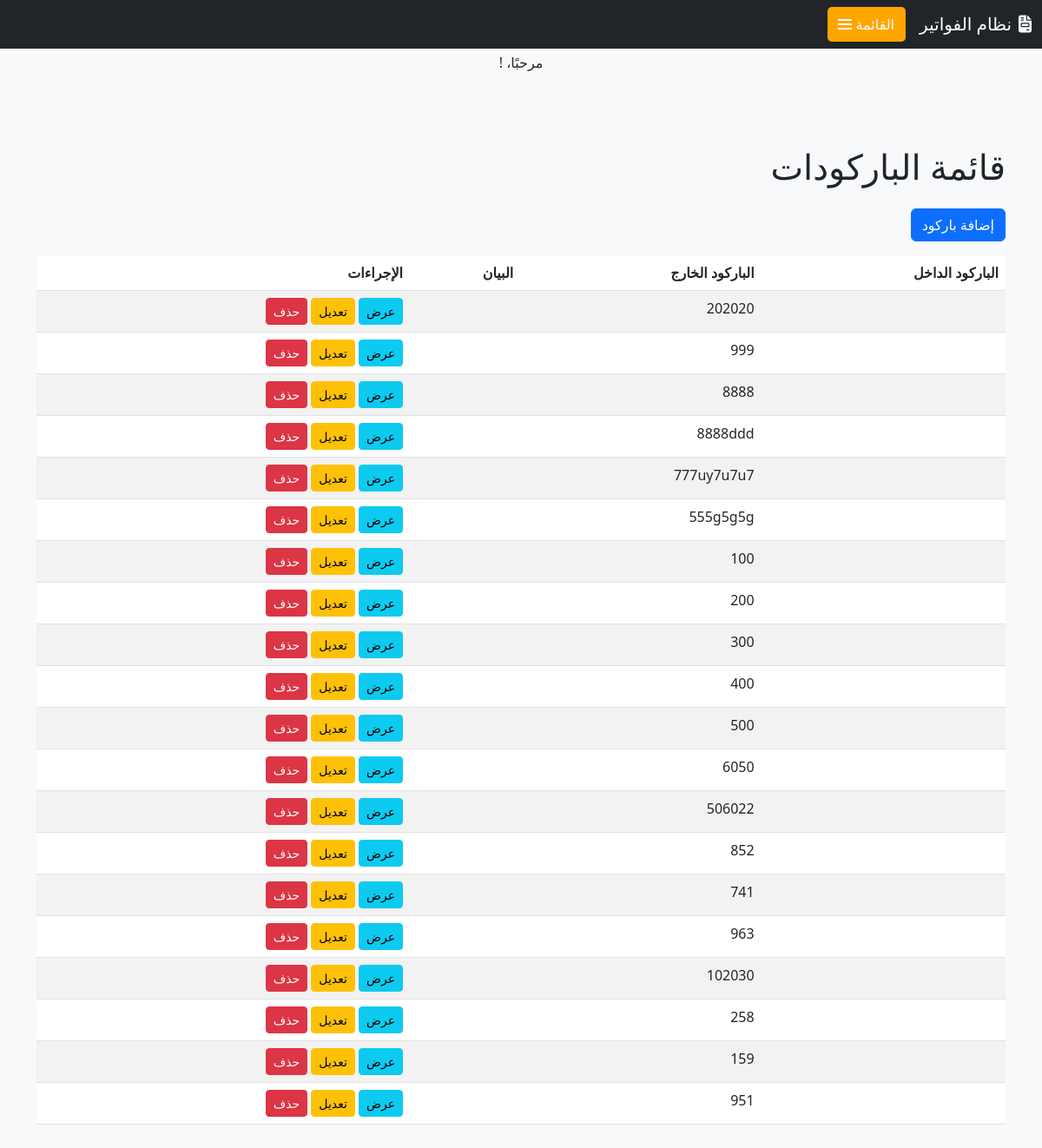
/invoice/barcode/, run on the app's committed database.
### invoice/models.py (models this page shows, shortened)
class Barcode(models.Model):
    barcode_in = models.CharField(max_length=255,  verbose_name=_("الباركود الداخل"))
    barcode_out = models.CharField(max_length=255,  blank=True, null=True, verbose_name=_("الباركود الخارج"))
    suffix = models.CharField(max_length=10, blank=True, null=True, verbose_name=_("اللاحقة"))
    notes = models.TextField(blank=True, verbose_name=_("ملاحظات"))
    uniqueId = models.CharField(max_length=100, unique=True, blank=True, null=True, verbose_name=_("الرقم المسلسل"))
    slug = models.SlugField(max_length=225, unique=True, blank=True, null=True)
    date_created = models.DateTimeField(auto_now_add=True, verbose_name=_("تاريخ الإنشاء"))
    last_updated = models.DateTimeField(auto_now=True, verbose_name=_("آخر تحديث"))
    class Meta:
        verbose_name = _('باركود')
        verbose_name_plural = _('الباركودات')

### invoice/views.py (the view)
# urls.py: path('barcode/', barcodeListView.as_view(), name='barcode_list'),
class barcodeListView(ListView):
    model = Barcode
    template_name = 'barcode/barcode_list.html'
    context_object_name = 'barcode'

### templates/barcode/barcode_list.html
{% extends 'base.html' %}
{% block content %}
<div class="container mt-5">
    <h1 class="mb-4">قائمة الباركودات </h1>
    <a href="{% url 'barcode_create' %}" class="btn btn-primary mb-3">إضافة باركود </a>
    <table class="table table-striped">
        <thead>
            <tr>
                <th>الباركود الداخل </th>
                <th>الباركود الخارج </th>
                <th>البيان</th>
                <th>الإجراءات</th>
            </tr>
        </thead>
        <tbody>
            {% for barcode in barcode %}
                <tr>
                    <td>{{ barcode.barcode_in }}</td>
                    <td>{{ barcode.barcode_out }}</td>
                    <td>{{ barcode.notes }}</td>
                    <td>
                        <a href="{% url 'barcode_detail' barcode.pk %}" class="btn btn-info btn-sm">عرض</a>
                        <a href="{% url 'barcode_update' barcode.pk %}" class="btn btn-warning btn-sm">تعديل</a>
                        <a href="{% url 'barcode_delete' barcode.pk %}" class="btn btn-danger btn-sm">حذف</a>
                    </td>
                </tr>
            {% endfor %}
        </tbody>
    </table>
</div>
{% endblock %}

### templates/base.html (style rules this page uses)
:root { --orange-color: #FFA500; --orange-hover: #e69500; --sidebar-width: 280px; }
body { padding-top: 60px; background-color: #f8f9fa; }

### data on the page
Barcode: barcode_out "202020"
Barcode: barcode_out "999"
Barcode: barcode_out "8888"
Barcode: barcode_out "8888ddd"
Barcode: barcode_out "777uy7u7u7"
Barcode: barcode_out "555g5g5g"
Barcode: barcode_out "100"
Barcode: barcode_out "200"
Barcode: barcode_out "300"
Barcode: barcode_out "400"
Barcode: barcode_out "500"
Barcode: barcode_out "6050"
Barcode: barcode_out "506022"
Barcode: barcode_out "852"
Barcode: barcode_out "741"
Barcode: barcode_out "963"
Barcode: barcode_out "102030"
Barcode: barcode_out "258"
Barcode: barcode_out "159"
Barcode: barcode_out "951"
